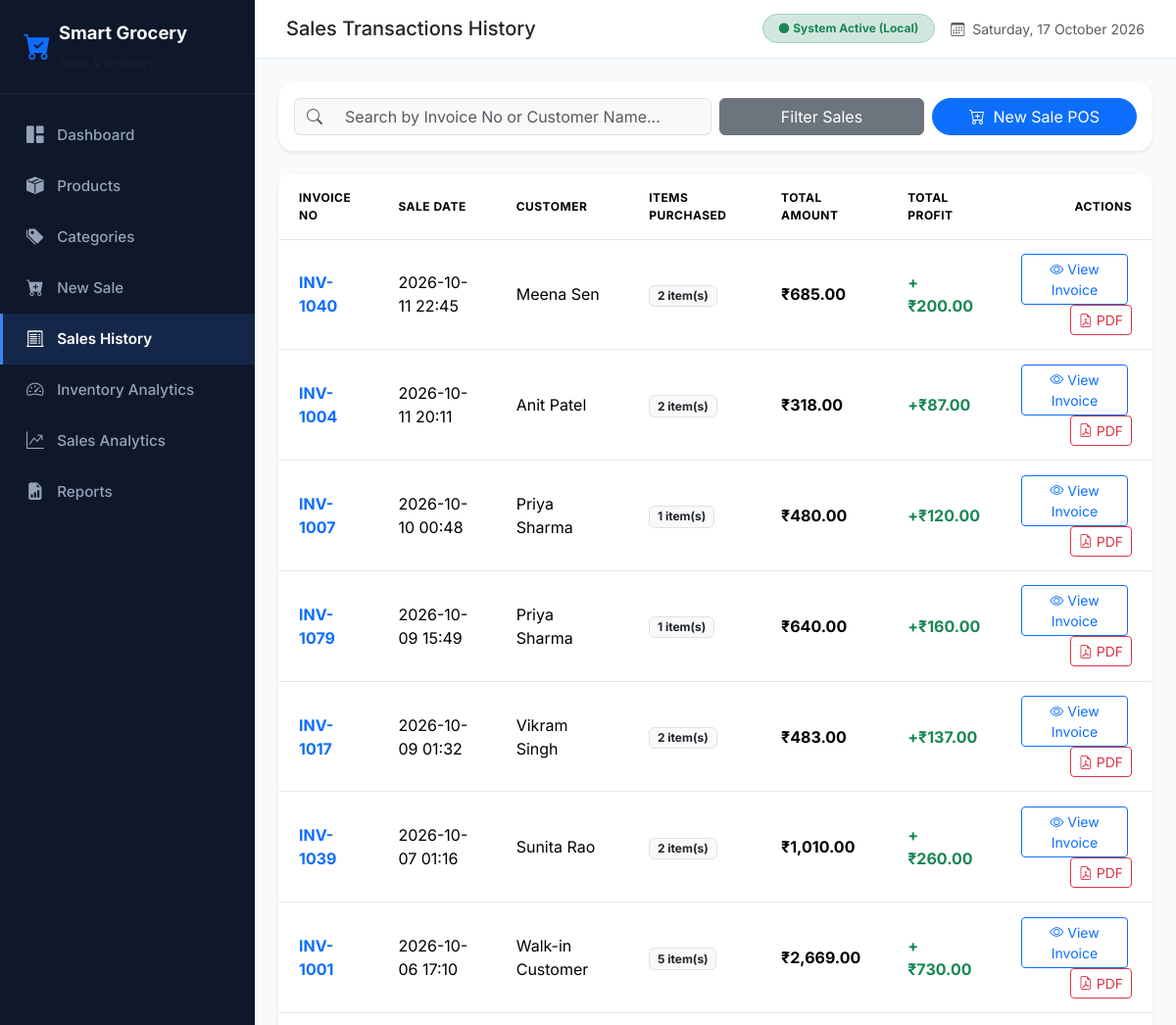
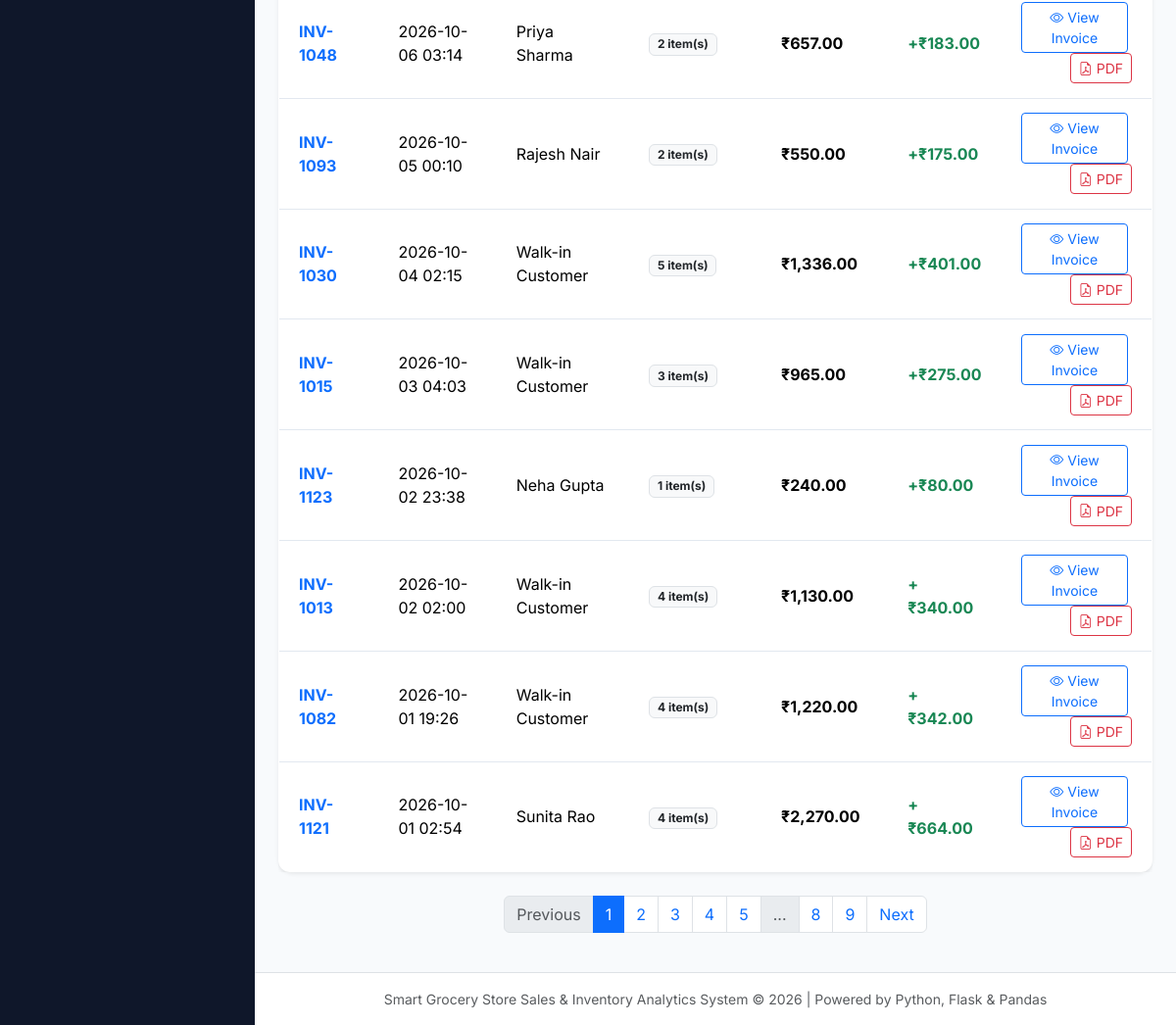
Screenshot of /sales/history with the database file from the repository (2 pictures, top to bottom).
### models/sale.py (models this page shows, shortened)
class Sale(db.Model):
    __tablename__ = 'sales'
    id = db.Column(db.Integer, primary_key=True)
    invoice_number = db.Column(db.String(50), unique=True, nullable=False)
    sale_date = db.Column(db.DateTime, nullable=False, default=datetime.utcnow)
    customer_name = db.Column(db.String(100), nullable=True, default='Walk-in Customer')
    total_amount = db.Column(db.Float, nullable=False)
    total_profit = db.Column(db.Float, nullable=False)
    items = db.relationship('SaleItem', backref='sale', lazy=True, cascade="all, delete-orphan")

### routes/sales.py (the view)
@sales_bp.route('/history')
def sales_history():
    page = request.args.get('page', 1, type=int)
    search = request.args.get('search', '').strip()
    query = Sale.query.order_by(Sale.sale_date.desc())
    if search:
        query = query.filter(
            (Sale.invoice_number.ilike(f'%{search}%')) |
            (Sale.customer_name.ilike(f'%{search}%'))
        )
    pagination = query.paginate(page=page, per_page=15, error_out=False)
    sales = pagination.items
    return render_template('sales_history.html', sales=sales, pagination=pagination, search=search)

### templates/sales_history.html (shortened to what this page needs)
{% extends 'base.html' %}
{% block page_title %}Sales Transactions History{% endblock %}
{% block content %}
<div class="card border-0 shadow-sm rounded-4 mb-4">
    <div class="card-body py-3">
        <form method="GET" action="{{ url_for('sales.sales_history') }}" class="row g-2 align-items-center">
            <div class="col-md-6">
                <div class="input-group">
                    <span class="input-group-text bg-light border-end-0"><i class="bi bi-search text-muted"></i></span>
                    <input type="text" name="search" class="form-control bg-light border-start-0" placeholder="Search by Invoice No or Customer Name..." value="{{ search }}">
                </div>
            </div>
            <div class="col-md-3">
                <button type="submit" class="btn btn-secondary w-100">Filter Sales</button>
            </div>
            <div class="col-md-3 text-end">
                <a href="{{ url_for('sales.new_sale') }}" class="btn btn-primary rounded-pill w-100">
                    <i class="bi bi-cart-plus me-1"></i> New Sale POS
                </a>
            </div>
        </form>
    </div>
</div>
<div class="card border-0 shadow-sm rounded-4 mb-4">
    <div class="card-body p-0">
        <div class="table-responsive">
            <table class="table table-custom align-middle m-0">
                <thead>
                    <tr>
                        <th>Invoice No</th>
                        <th>Sale Date</th>
                        <th>Customer</th>
                        <th>Items Purchased</th>
                        <th>Total Amount</th>
                        <th>Total Profit</th>
                        <th class="text-end">Actions</th>
                    </tr>
                </thead>
                <tbody>
                    {% for sale in sales %}
                    <tr>
                        <td class="fw-bold text-primary">{{ sale.invoice_number }}</td>
                        <td>{{ sale.sale_date.strftime('%Y-%m-%d %H:%M') }}</td>
                        <td>{{ sale.customer_name or 'Walk-in Customer' }}</td>
                        <td><span class="badge bg-light text-dark border">{{ sale.items | length }} item(s)</span></td>
                        <td class="fw-bold fs-6">{{ sale.total_amount | currency }}</td>
                        <td class="text-success fw-bold">+{{ sale.total_profit | currency }}</td>
                        <td class="text-end">
                            <a href="{{ url_for('sales.view_invoice', id=sale.id) }}" class="btn btn-sm btn-outline-primary me-1">
                                <i class="bi bi-eye"></i> View Invoice
                            </a>
                            <a href="{{ url_for('sales.download_invoice_pdf', id=sale.id) }}" class="btn btn-sm btn-outline-danger">
                                <i class="bi bi-file-earmark-pdf"></i> PDF
                            </a>
                        </td>
                    </tr>
                    {% else %}
                    <tr>
                        <td colspan="7" class="text-center py-4 text-muted">No transaction history found.</td>
                    </tr>
                    {% endfor %}
                </tbody>
            </table>
        </div>
    </div>
</div>
{% if pagination and pagination.pages > 1 %}
<nav aria-label="Page navigation">
    <ul class="pagination justify-content-center">
        <li class="page-item {% if not pagination.has_prev %}disabled{% endif %}">
            <a class="page-link" href="{{ url_for('sales.sales_history', page=pagination.prev_num, search=search) }}">Previous</a>
        </li>
        {% for page_num in pagination.iter_pages() %}
            {% if page_num %}
                <li class="page-item {% if page_num == pagination.page %}active{% endif %}">
                    <a class="page-link" href="{{ url_for('sales.sales_history', page=page_num, search=search) }}">{{ page_num }}</a>
                </li>
            {% else %}
                <li class="page-item disabled"><span class="page-link">...</span></li>
            {% endif %}
        {% endfor %}
        <li class="page-item {% if not pagination.has_next %}disabled{% endif %}">
            <a class="page-link" href="{{ url_for('sales.sales_history', page=pagination.next_num, search=search) }}">Next</a>
        </li>
    </ul>
</nav>
{% endif %}
{% endblock %}

### templates/base.html (shortened to what this page needs)
<!DOCTYPE html>
<html lang="en">
<head>
    <link href="https://cdn.jsdelivr.net/npm/bootstrap@5.3.2/dist/css/bootstrap.min.css" rel="stylesheet">
    <link href="https://cdn.jsdelivr.net/npm/bootstrap-icons@1.11.1/font/bootstrap-icons.css" rel="stylesheet">
    <link rel="stylesheet" href="{{ url_for('static', filename='css/style.css') }}">
</head>
<body>
    <div class="d-flex">
        <aside id="sidebar" class="no-print">
            <div class="brand-title justify-content-between">
                <div class="d-flex align-items-center gap-2">
                    <i class="bi bi-cart-check-fill text-primary fs-3"></i>
                    <div>
                        <span class="d-block">Smart Grocery</span>
                        <small class="text-muted fw-normal" style="font-size: 0.75rem;">Sales & Inventory</small>
                    </div>
                </div>
            </div>
            <ul class="nav flex-column py-3">
                <li class="nav-item">
                    <a class="nav-link {% if request.endpoint == 'dashboard.index' %}active{% endif %}" href="{{ url_for('dashboard.index') }}">
                        <i class="bi bi-grid-1x2-fill"></i> Dashboard
                    </a>
                </li>
                <li class="nav-item">
                    <a class="nav-link {% if request.endpoint and request.endpoint.startswith('products.') %}active{% endif %}" href="{{ url_for('products.list_products') }}">
                        <i class="bi bi-box-seam-fill"></i> Products
                    </a>
                </li>
                <li class="nav-item">
                    <a class="nav-link {% if request.endpoint and request.endpoint.startswith('categories.') %}active{% endif %}" href="{{ url_for('categories.list_categories') }}">
                        <i class="bi bi-tags-fill"></i> Categories
                    </a>
                </li>
                <li class="nav-item">
                    <a class="nav-link {% if request.endpoint == 'sales.new_sale' %}active{% endif %}" href="{{ url_for('sales.new_sale') }}">
                        <i class="bi bi-cart-plus-fill"></i> New Sale
                    </a>
                </li>
                <li class="nav-item">
                    <a class="nav-link {% if request.endpoint == 'sales.sales_history' or request.endpoint == 'sales.view_invoice' %}active{% endif %}" href="{{ url_for('sales.sales_history') }}">
                        <i class="bi bi-receipt-cutoff"></i> Sales History
                    </a>
                </li>
                <li class="nav-item">
                    <a class="nav-link {% if request.endpoint and request.endpoint.startswith('inventory.') %}active{% endif %}" href="{{ url_for('inventory.index') }}">
                        <i class="bi bi-speedometer2"></i> Inventory Analytics
                    </a>
                </li>
                <li class="nav-item">
                    <a class="nav-link {% if request.endpoint and request.endpoint.startswith('analytics.') %}active{% endif %}" href="{{ url_for('analytics.index') }}">
                        <i class="bi bi-graph-up-arrow"></i> Sales Analytics
                    </a>
                </li>
                <li class="nav-item">
                    <a class="nav-link {% if request.endpoint and request.endpoint.startswith('reports.') %}active{% endif %}" href="{{ url_for('reports.index') }}">
                        <i class="bi bi-file-earmark-bar-graph-fill"></i> Reports
                    </a>
                </li>
            </ul>
        </aside>
        <main id="main-content">
            <header class="top-header no-print">
                <div class="d-flex align-items-center gap-3">
                    <h5 class="m-0 font-weight-bold text-dark">{% block page_title %}Dashboard Overview{% endblock %}</h5>
                </div>
                <div class="d-flex align-items-center gap-3">
                    <span class="badge bg-success-subtle text-success border border-success-subtle rounded-pill px-3 py-2 d-none d-sm-inline-flex align-items-center">
                        <i class="bi bi-circle-fill me-1 small"></i> System Active (Local)
                    </span>
                    <span class="text-muted small d-none d-md-inline-block">
                        <i class="bi bi-calendar3 me-1"></i> {{ now.strftime('%A, %d %B %Y') }}
                    </span>
                </div>
            </header>
            <div class="p-3 p-md-4 flex-grow-1">
                {% block content %}{% endblock %}
            </div>
            <footer class="footer py-3 px-4 border-top bg-white text-muted text-center small no-print">
                Smart Grocery Store Sales & Inventory Analytics System &copy; {{ now.year }} | Powered by Python, Flask & Pandas
            </footer>
        </main>
    </div>
    <div class="custom-toast-container toast-container position-fixed top-0 end-0 p-3" style="z-index: 1080;">
    </div>
</body>
</html>

### static/css/style.css (style rules this page uses)
:root { --sidebar-bg: #0F172A; --sidebar-hover: #1E293B; --sidebar-active: #3B82F6; --sidebar-text: #94A3B8; --sidebar-text-active: #FFFFFF; --bg-light: #F8FAFC; --card-shadow: 0 4px 6px -1px rgba(0, 0, 0, 0.05), 0 2px 4px -1px rgba(0, 0, 0, 0.03); --card-shadow-hover: 0 10px 15px -3px rgba(0, 0, 0, 0.08), 0 4px 6px -2px rgba(0, 0, 0, 0.04); --purple-primary: #7E22CE; --purple-light: #F3E8FF; }
body { font-family: 'Inter', system-ui, -apple-system, BlinkMacSystemFont, "Segoe UI", Roboto, sans-serif; background-color: var(--bg-light); color: #334155; overflow-x: hidden; }
#sidebar { width: 260px; background-color: var(--sidebar-bg); min-height: 100vh; transition: all 0.3s ease; z-index: 1050; position: fixed; top: 0; bottom: 0; left: 0; overflow-y: auto; }
#sidebar .brand-title { font-size: 1.15rem; font-weight: 700; color: #F8FAFC; padding: 1.25rem 1.5rem; border-bottom: 1px solid #1E293B; display: flex; align-items: center; gap: 0.75rem; }
#sidebar .nav-link { color: var(--sidebar-text); padding: 0.8rem 1.5rem; font-weight: 500; font-size: 0.95rem; display: flex; align-items: center; gap: 0.85rem; transition: all 0.2s ease; border-left: 3px solid transparent; }
#sidebar .nav-link.active { color: var(--sidebar-text-active); background-color: rgba(59, 130, 246, 0.15); border-left-color: var(--sidebar-active); font-weight: 600; }
#sidebar .nav-link i { font-size: 1.1rem; }
#main-content { margin-left: 260px; width: calc(100% - 260px); min-height: 100vh; display: flex; flex-direction: column; transition: all 0.3s ease; }
.top-header { background-color: #FFFFFF; border-bottom: 1px solid #E2E8F0; padding: 0.9rem 2rem; display: flex; justify-content: space-between; align-items: center; position: sticky; top: 0; z-index: 1000; }
.table-custom { background: #FFFFFF; border-radius: 12px; overflow: hidden; border: 1px solid #E2E8F0; box-shadow: var(--card-shadow); }
.table-custom thead { background-color: #F1F5F9; color: #475569; font-weight: 600; text-transform: uppercase; font-size: 0.75rem; letter-spacing: 0.5px; }
.table-custom th, .table-custom td { padding: 0.9rem 1.25rem; vertical-align: middle; }
.table-custom tbody tr { transition: background-color 0.15s ease; }
.custom-toast-container { position: fixed; top: 20px; right: 20px; z-index: 9999; min-width: 320px; }

### rows the page displays
Sale: invoice_number "INV-1040", sale_date "2026-10-11 22:45", customer_name "Meena Sen", items|length "2", total_amount "₹685.00", total_profit "₹200.00"
Sale: invoice_number "INV-1004", sale_date "2026-10-11 20:11", customer_name "Anit Patel", items|length "2", total_amount "₹318.00", total_profit "₹87.00"
Sale: invoice_number "INV-1007", sale_date "2026-10-10 00:48", customer_name "Priya Sharma", items|length "1", total_amount "₹480.00", total_profit "₹120.00"
Sale: invoice_number "INV-1079", sale_date "2026-10-09 15:49", customer_name "Priya Sharma", items|length "1", total_amount "₹640.00", total_profit "₹160.00"
Sale: invoice_number "INV-1017", sale_date "2026-10-09 01:32", customer_name "Vikram Singh", items|length "2", total_amount "₹483.00", total_profit "₹137.00"
Sale: invoice_number "INV-1039", sale_date "2026-10-07 01:16", customer_name "Sunita Rao", items|length "2", total_amount "₹1,010.00", total_profit "₹260.00"
Sale: invoice_number "INV-1001", sale_date "2026-10-06 17:10", customer_name "Walk-in Customer", items|length "5", total_amount "₹2,669.00", total_profit "₹730.00"
Sale: invoice_number "INV-1048", sale_date "2026-10-06 03:14", customer_name "Priya Sharma", items|length "2", total_amount "₹657.00", total_profit "₹183.00"
Sale: invoice_number "INV-1093", sale_date "2026-10-05 00:10", customer_name "Rajesh Nair", items|length "2", total_amount "₹550.00", total_profit "₹175.00"
Sale: invoice_number "INV-1030", sale_date "2026-10-04 02:15", customer_name "Walk-in Customer", items|length "5", total_amount "₹1,336.00", total_profit "₹401.00"
Sale: invoice_number "INV-1015", sale_date "2026-10-03 04:03", customer_name "Walk-in Customer", items|length "3", total_amount "₹965.00", total_profit "₹275.00"
Sale: invoice_number "INV-1123", sale_date "2026-10-02 23:38", customer_name "Neha Gupta", items|length "1", total_amount "₹240.00", total_profit "₹80.00"
Sale: invoice_number "INV-1013", sale_date "2026-10-02 02:00", customer_name "Walk-in Customer", items|length "4", total_amount "₹1,130.00", total_profit "₹340.00"
Sale: invoice_number "INV-1082", sale_date "2026-10-01 19:26", customer_name "Walk-in Customer", items|length "4", total_amount "₹1,220.00", total_profit "₹342.00"
Sale: invoice_number "INV-1121", sale_date "2026-10-01 02:54", customer_name "Sunita Rao", items|length "4", total_amount "₹2,270.00", total_profit "₹664.00"

### other values shown
{{ page_num }} "1" "2" "3" "4" "5" "8" "9"
